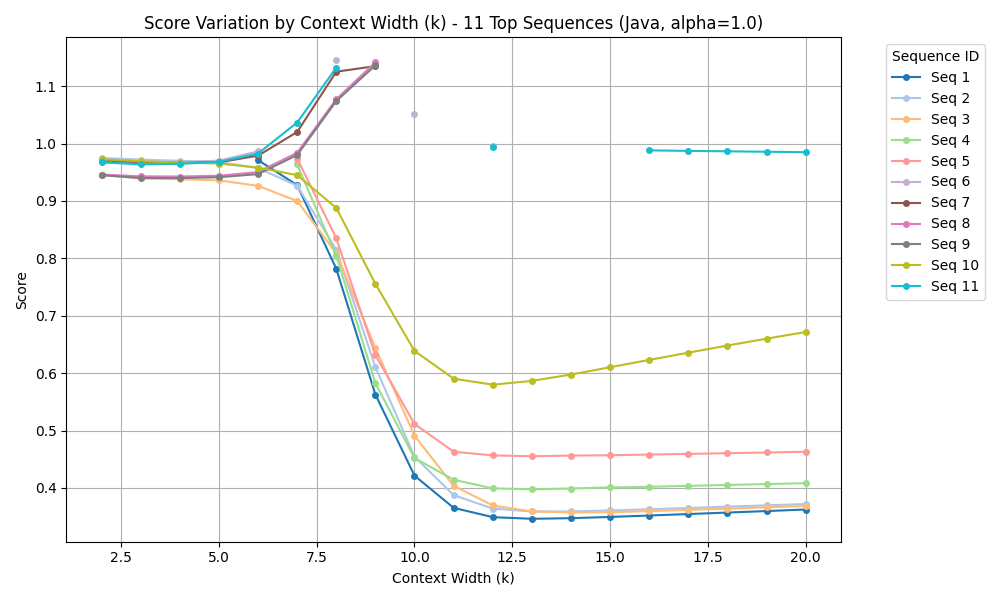

Python code for this plot:
import json
import os
import matplotlib.pyplot as plt
import numpy as np

file_path = os.path.abspath(os.path.join(os.path.dirname(__file__), "tests_results.json"))

with open(file_path, "r") as f:
    data = json.load(f)

alpha_target = 1.0

java_tests = data.get("java", [])

filtered = [t for t in java_tests if float(t["alpha"]) == alpha_target]
filtered.sort(key=lambda x: x["contextWidth"])

ks = sorted(set(test["contextWidth"] for test in filtered))

top_sequences = set()
for test in filtered:
    sorted_results = sorted(test["results"], key=lambda x: x["score"])
    for result in sorted_results[:5]:
        top_sequences.add(result["name"])

top_sequences = sorted(list(top_sequences))  

sequence_scores = {name: {} for name in top_sequences}

for test in filtered:
    k = test["contextWidth"]
    for result in test["results"]:
        name = result["name"]
        if name in sequence_scores:
            sequence_scores[name][k] = result["score"] 

color_map = plt.colormaps.get_cmap("tab20")
colors = [color_map(i / len(top_sequences)) for i in range(len(top_sequences))]

plt.figure(figsize=(10, 6))

for idx, name in enumerate(top_sequences):
    scores = [sequence_scores[name].get(k, np.nan) for k in ks]
    plt.plot(ks, scores, label=f"Seq {idx + 1}", color=colors[idx], marker='o', linestyle='-', markersize=4)

plt.title(f"Score Variation by Context Width (k) - 11 Top Sequences (Java, alpha={alpha_target})")
plt.xlabel("Context Width (k)")
plt.ylabel("Score")
plt.grid(True)
plt.legend(title="Sequence ID", bbox_to_anchor=(1.05, 1), loc='upper left')

output_path = os.path.abspath(os.path.join(os.path.dirname(__file__), "k_variation.png"))
plt.tight_layout()
plt.savefig(output_path)
plt.close()

print(f"Plot saved to: {output_path}")

# --------Legend-----------

fig_height = max(0.6 * len(top_sequences), 4)  

plt.figure(figsize=(10, fig_height))  

for idx, name in enumerate(top_sequences):
    plt.plot([0, 0.1], [idx, idx], color=colors[idx], linewidth=4) 

plt.yticks(range(len(top_sequences)), [f"Seq {idx + 1}: {name}" for idx, name in enumerate(top_sequences)], fontsize=9)
plt.xticks([]) 
plt.grid(False)
plt.box(False)

plt.subplots_adjust(left=0.35, right=0.95)  

legend_path = os.path.abspath(os.path.join(os.path.dirname(__file__), "k_variation_legend.png"))
plt.tight_layout()
plt.savefig(legend_path, dpi=300)
plt.close()

print(f"Color legend saved to: {legend_path}")